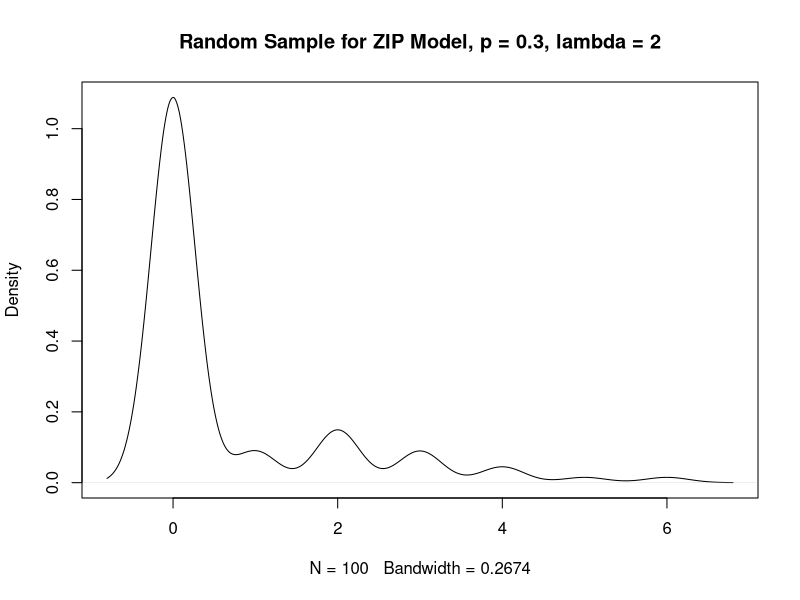
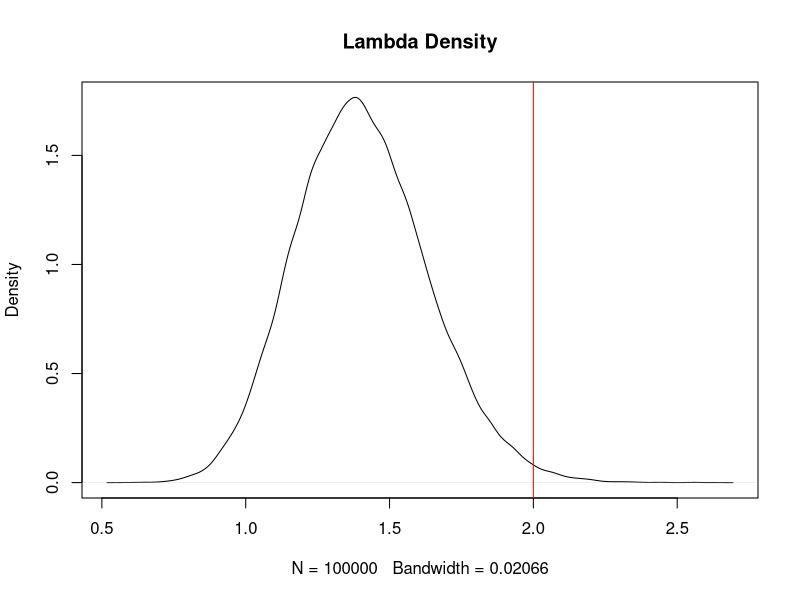
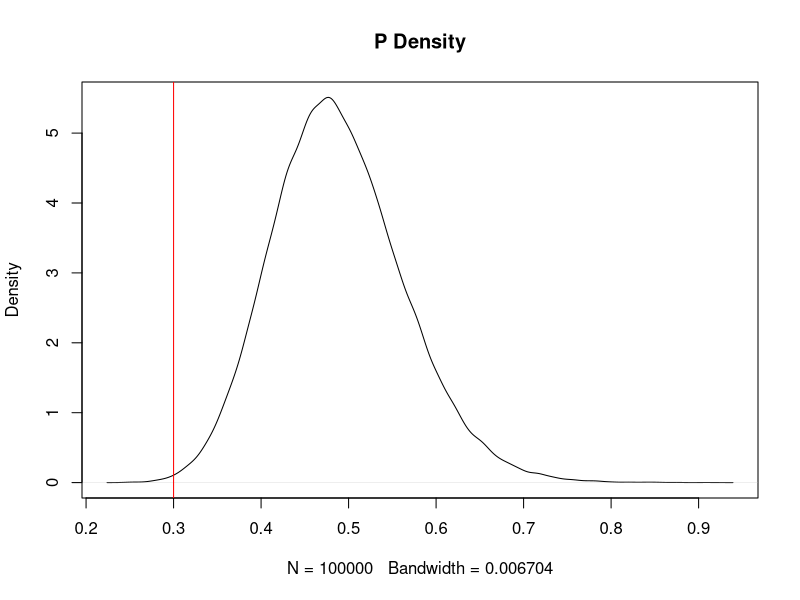

Here is the R script that generated these plots, in order:
#######################
###### PROBLEM 5 ######

# *******************************************************

# *** A ***

# NOTE: This just generates x_i for the Joint Distribution
# We'll need a different function for part c.

func.a <- function(n = 100, p = 0.3, lam = 2)
{
    r <- rbinom(n, 1, p)
    x <- rpois(n, lam*r)
    x
}
x = func.a()

plot(density(func.a()), main = "Random Sample for ZIP Model, p = 0.3, lambda = 2")
# *** B ***
# This is strictly Calculus, so no need for programming.

# *** C ***
# Need to calculate posterior before we can proceed

func.c <- function(samps = 1e5, n = 100, a = 1, b = 1, p.start = 0.3, lam.start = 2)
{
    # browser()
    x <- func.a(n = n, p = p.start, lam = lam.start)
    lam <- numeric(samps) # Records values of lam estimated in all iterations
    p <- numeric(samps) # Records values of p estimated in all iterations
    r <- numeric(n) # Records the r used in the current iteration
    
    # Initialize values
    p[1] = p.start
    lam[1] = lam.start
    r <- rbinom(n, 1, p.start)
    for(i in 2:samps)
    {   
        lam[i] = rgamma(1, a + sum(x), b + sum(r)) # Conditional of lambda
        p[i] = rbeta(1, 1 + sum(r), n + 1 - sum(r)) # Conditional of p
        # Conditional of r given the above newly generated lambda and p
        r = rbinom(n, 1, (p[i]*exp(-lam[i])) / ((p[i])*exp(-lam[i]) + (1-p[i])*(x == 0)))
    }
    data.frame(lam, p)
}

# This seems to work...
results = func.c(samps = 1e5)

plot(density(results[,1]), main = "Lambda Density")
abline(v = 2, col = "red")
plot(density(results[,2]), main = "P Density")
abline(v = 0.30, col = "red")
quantile(results[,1], c(0.025,0.975)) # (1.44517, 2.529160)
quantile(results[,2], c(0.025,0.975)) # (0.2650107, 0.4858813)

values <- c(0.5, 1, 1.5, 2, 5, 10)
a <- rep(values, rep(6, 6))
b <- rep(values, 6)
all.values <- cbind(a, b)

new.results <- sapply(1:nrow(all.values), function(i) func.c(samps = 1e5, n = 100, a = all.values[i, 1], b = all.values[i, 2], p.start = 0.3, lam.start = 2))

confidence.intervals <- lapply(1:ncol(new.results), function(i) cbind(rep(all.values[i, 1],1), rep(all.values[i, 2], 1), cbind(quantile(new.results[, i][[1]], c(0.025,0.975))[1],quantile(new.results[, i][[1]], c(0.025,0.975))[2],quantile(new.results[, i][[2]], c(0.025,0.975))[1], quantile(new.results[, i][[2]], c(0.025,0.975))[2])))

confidence.intervals <- do.call(rbind, confidence.intervals)
confidence.intervals <- cbind(confidence.intervals, (confidence.intervals[, 3] < 2 & confidence.intervals[, 4] > 2), (confidence.intervals[, 5] < 0.30 & confidence.intervals[, 6] > 0.30))
rownames(confidence.intervals) = NULL
colnames(confidence.intervals) = c("a", "b", "lambda 2.5%", "lambda 97.5%", "p 2.5%", "p 97.5%", "2 in ci", "0.3 in ci")


